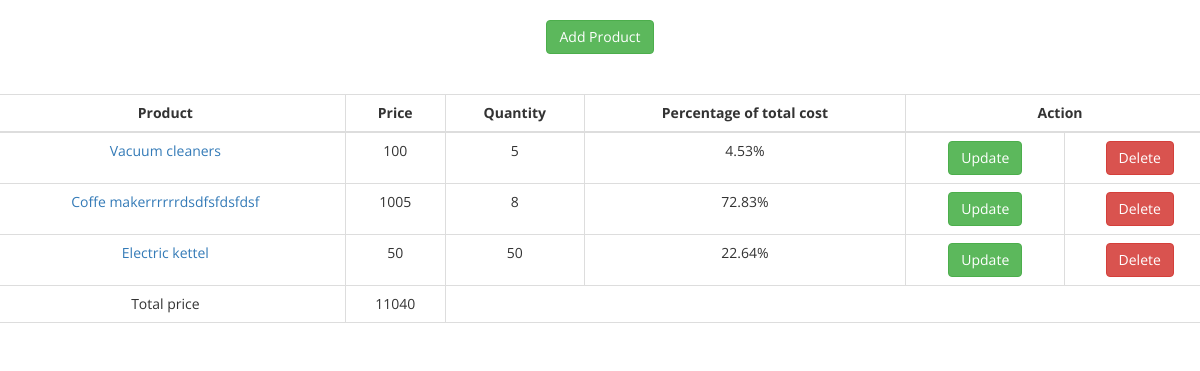
Before: / with the older database file.
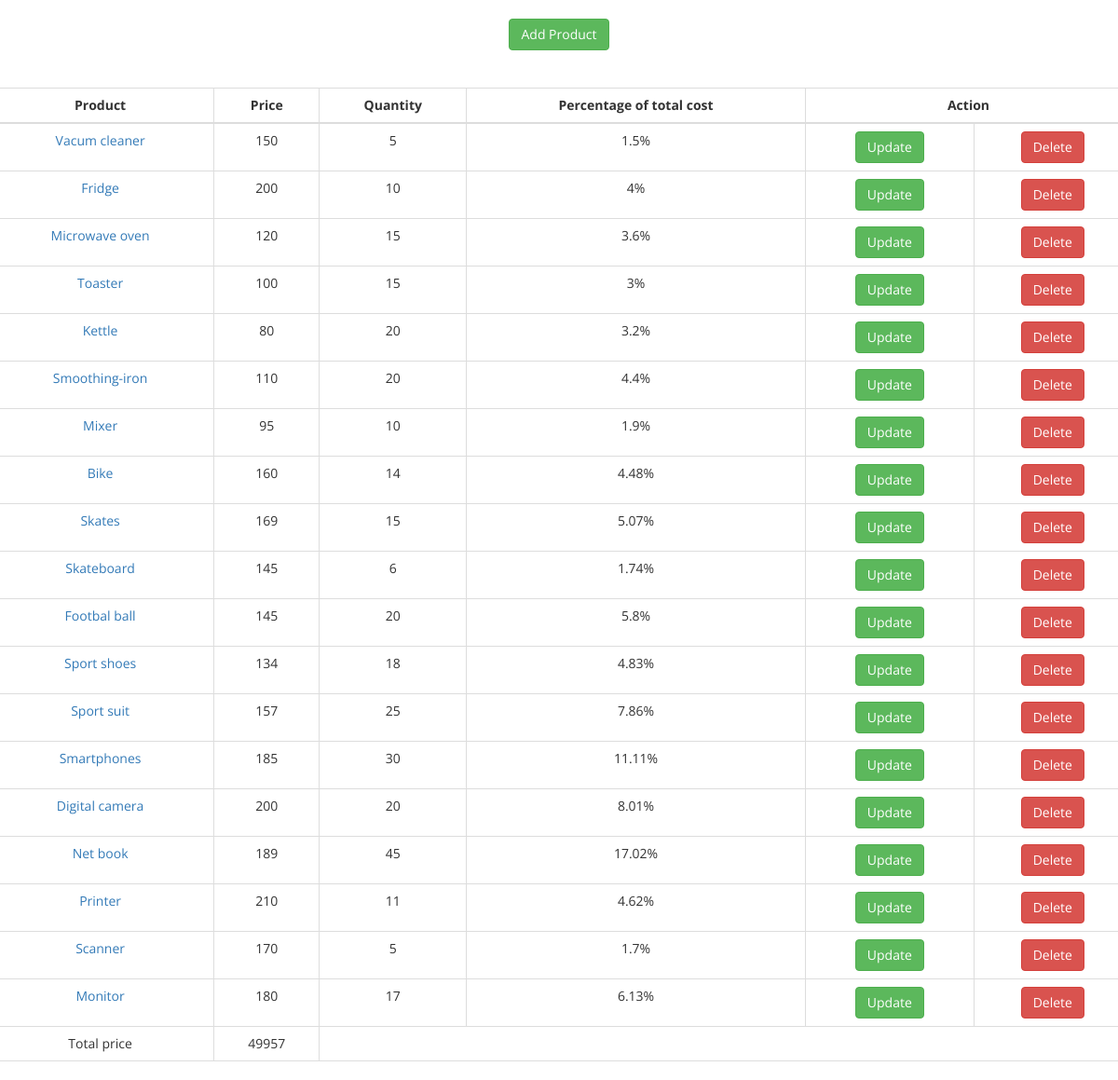
After: the same page with the newer database file.
### tables this page shows
CREATE TABLE IF NOT EXISTS `product` (
  `id` int(11) NOT NULL,
  `title` varchar(50) NOT NULL,
  `price` decimal(10,0) NOT NULL,
  `quantity` int(11) NOT NULL,
  `note` varchar(300) NOT NULL,
  `id_category` int(11) NOT NULL
);

### src/View.php (called while the page is built)
<?php
class View
{
    private $params;
    public function __construct(array $params = array()){
        $this->params = $params;
    }
    public function render($file){
        extract($this->params);
        require('Views/'.$file.'.php');
    }
}

### src/Controllers/ProductController.php (called while the page is built, shortened)
<?php
class ProductController{
    public function index(){
        $product = new ProductModel;
        $products = $product->get_all();
        $total_sum = $product->get_total_sum();
         $view = new View(['result'=>$products,'total_sum'=>$total_sum[0]['total_sum']]);
         $view->render('Product_list');
    }
}

### src/App.php (called while the page is built, shortened)
<?php
class App
{
    public function __construct()
    {
        $route = Route::getInstance();
        $result = $route->get_controller_and_action();
        $controller = new $class_name();
        $controller->{$result['action']}();
    }
}

### index.php (called while the page is built, shortened)
<?php
require ('autoloader.php');
new App;

### src/Database.php (called while the page is built, shortened)
<?php
class Database {
	private $_connection;
	private static $_instance;
	private $_host = "sunrice";
    private $_username = "root";
	private $_password = "";
	private $_database = "sunrice";
	public static function getInstance(){
		if(!self::$_instance){
			self::$_instance = new self();
		}
		return self::$_instance;
	}
	private function __construct() {
		$this->_connection = new \mysqli($this->_host, $this->_username, $this->_password, $this->_database);
	}
	public function query_all($query){
      	$result = $this->_connection->query($query);
        $res=[];
        foreach($result as $val){
            $res[] = $val;
        }
        return $res;
    }
}

### src/Models/ProductModel.php (called while the page is built, shortened)
<?php
class ProductModel{
    private $connection;
    public function __construct(){
        $this->connection = \Database::getInstance();
    }
    public function get_all(){
        return $this->connection->query_all("SELECT id, title, quantity, price, quantity * price as total_price FROM `product`");
    }
    public function get_total_sum(){
        return $this->connection->query_all("SELECT SUM(quantity * price) as total_sum FROM `product`");
    }
}

### autoloader.php (called while the page is built, shortened)
<?php
spl_autoload_register(function ($class) {
    $prefix = '';
    $base_dir = __DIR__ . '/src/';
    $len = strlen($prefix);
    $relative_class = substr($class, $len);
    $file = $base_dir . str_replace('\\', '/', $relative_class) . '.php';
});

### src/Views/Product_list.php (the view, shortened to what this page needs)
<?php
include('headers.php');
?>
<div class="container">
    <div class="row">
        <div class=" add col-xs-4 col-xs-offset-4 text-center">
            <a href='/product/add_view'<div class="btn btn-success "> Add Product</div></a>
        </div>
    </div>
    <div class="row">
        <table class="table table-bordered">
            <thead>
            <tr>
                <th class='text-center'>Product</th>
                <th class="text-center">Price</th>
                <th class="text-center">Quantity</th>
                <th class='text-center'>Percentage of total cost</th>
                <th class='text-center' colspan="2">Action</th>
            </tr>
            </thead>
            <tbody>
            <?php
            if($result) {
                foreach ($result as $product) {
                    ?>
                    <tr>
                        <td class='text-center' scope="row"><a href="/product/details/<?php echo $product['id']?>"><?php echo $product['title'] ?></a></td>
                        <td class='text-center'>
                            <?php echo $product['price'] ?>
                        </td>
                        <td class='text-center'>
                            <?php echo $product['quantity'] ?>
                        </td>
                        <td class='text-center'>
                            <?php echo $product['percents'].'%'?>
                        </td>
                        <td class='text-center'>
                            <a href=<?php echo '/product/update_view/'.$product['id']   ?>><div class="btn btn-success">Update</div></a>
                        </td>
                        <td class='text-center'>
                            <a href=<?php echo"/product/delete/".$product['id'] ?>><div class="btn btn-danger">Delete</div></a>
                        </td>
                    </tr>
                    <?php
                }
            }
            ?>
            <tr>
                <td class='text-center'>Total price</td>
                <td class='text-center'><?php echo $total_sum ?></td>
            </tr>
            </tbody>
        </table>
    </div>
<?php
include('footer.php');
?>

Changed rows visible on the page:
removed product: title "Coffe makerrrrrrdsdfsfdsfdsf", price "1005", quantity "8", percents "72.83"
removed product: title "Electric kettel", price "50", quantity "50", percents "22.64"
changed product: title "Vacuum cleaners" → "Vacum cleaner"; price "100" → "150"; percents "4.53" → "1.5"
added product: title "Fridge", price "200", quantity "10", percents "4"
added product: title "Microwave oven", price "120", quantity "15", percents "3.6"
added product: title "Toaster", price "100", quantity "15", percents "3"
added product: title "Kettle", price "80", quantity "20", percents "3.2"
added product: title "Smoothing-iron", price "110", quantity "20", percents "4.4"
added product: title "Mixer", price "95", quantity "10", percents "1.9"
added product: title "Bike", price "160", quantity "14", percents "4.48"
added product: title "Skates", price "169", quantity "15", percents "5.07"
added product: title "Skateboard", price "145", quantity "6", percents "1.74"
added product: title "Footbal ball", price "145", quantity "20", percents "5.8"
added product: title "Sport shoes", price "134", quantity "18", percents "4.83"
added product: title "Sport suit", price "157", quantity "25", percents "7.86"
added product: title "Smartphones", price "185", quantity "30", percents "11.11"
added product: title "Digital camera", price "200", quantity "20", percents "8.01"
added product: title "Net book", price "189", quantity "45", percents "17.02"
added product: title "Printer", price "210", quantity "11", percents "4.62"
added product: title "Scanner", price "170", quantity "5", percents "1.7"
added product: title "Monitor", price "180", quantity "17", percents "6.13"
Other visible differences:
$total_sum: "11040" → "49957"
